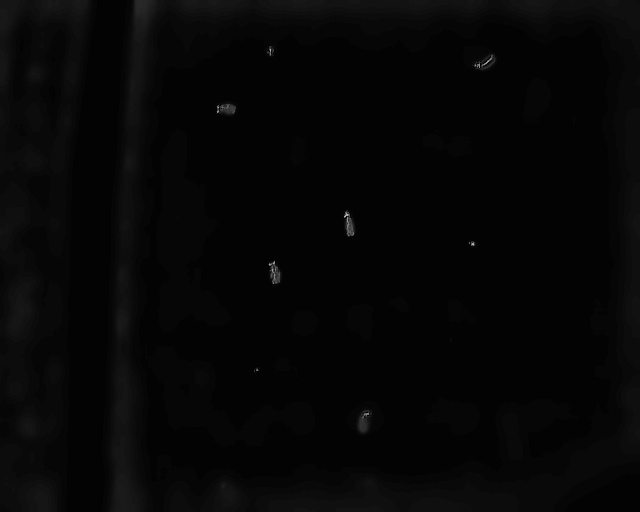
#> input picture dataset/images/enhanced/DJI_20240125160538_0008_T.JPG, 640 x 512 px, found by its file name
$ jupyter execute image-enhancing.ipynb
#> lines starting #> are read from the running program, lines starting #| are printed output that depends on the picture
# Image Preprocessing for Sheep Detection
This notebook processes thermal or infrared images to make sheep more visible through various enhancement techniques.

[cell 1]
import cv2
import numpy as np
import matplotlib.pyplot as plt

### Load Image and Convert to Grayscale

[cell 2]
# Load the image

def load_image(path: str) -> np.ndarray:
    image = cv2.imread(path)
#> image is the input picture: shape (512, 640, 3); min 0, max 182, mean 6
    return cv2.cvtColor(image, cv2.COLOR_BGR2GRAY)

# Display original grayscale image
gray = load_image('../dataset/images/DJI_20240125160538_0008_T.JPG')
plt.imshow(gray, cmap='gray')
plt.title('Original Grayscale Image')
plt.axis('off')
plt.show()

### Vignette Correction

The orinal image are more clear in the center than the outside, this likely caused by the camera lens. This is called a vignette.
To remove uneven lighting or dark corners (vignetting), we blur the image to estimate the background and subtract it from the original.

[cell 3]
def remove_vignette(img: np.ndarray) -> np.ndarray:
    background = cv2.GaussianBlur(img, (201, 201), 0)
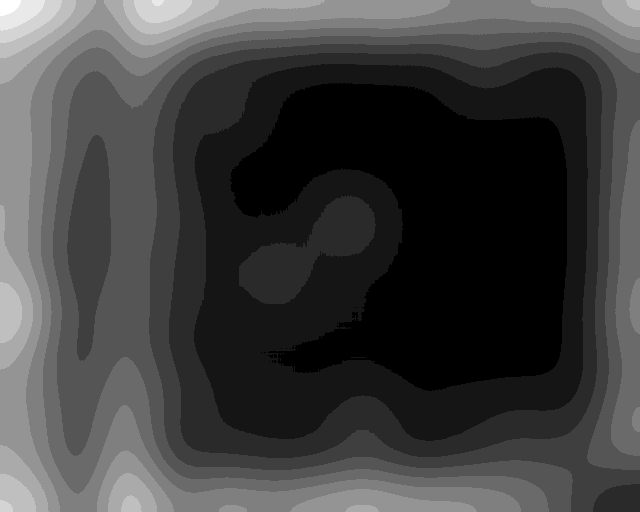
#> background: shape (512, 640); min 3, max 15, mean 6; drawn with min black and max white
    corrected = cv2.subtract(img, background)
    return cv2.normalize(corrected, None, 0, 255, cv2.NORM_MINMAX)


corrected_image = remove_vignette(gray)
plt.imshow(corrected_image, cmap='gray')
plt.title('After Vignette Correction')
plt.axis('off')
plt.show()

As you can see the images are now mutch more clear.

### Denoising

The image can still have some noise this can be caused my removing the vignette so first we need to do a correction.

[cell 4]
def denoise_image(img: np.ndarray) -> np.ndarray:
    return cv2.fastNlMeansDenoising(img, h=10)

denoised = denoise_image(corrected_image)
plt.imshow(denoised, cmap='gray')
plt.title('After Denoising')
plt.axis('off')
plt.show()

### CLAHE (Contrast Limited Adaptive Histogram Equalization)
To boost local contrast and make subtle features (like small sheep blobs) more visible without overexposing the image.

[cell 5]
def apply_clahe(img: np.ndarray) -> np.ndarray:
    clahe = cv2.createCLAHE(clipLimit=2.0, tileGridSize=(8, 8))
    return clahe.apply(denoised)


clahe_img = apply_clahe(denoised)
plt.imshow(clahe_img, cmap='gray')
plt.title('Final Enhanced (CLAHE)')
plt.axis('off')
plt.show()


$ run again, with dataset/images/enhanced/DJI_20240125160524_0001_T.JPG copied over dataset/images/enhanced/DJI_20240125160538_0008_T.JPG
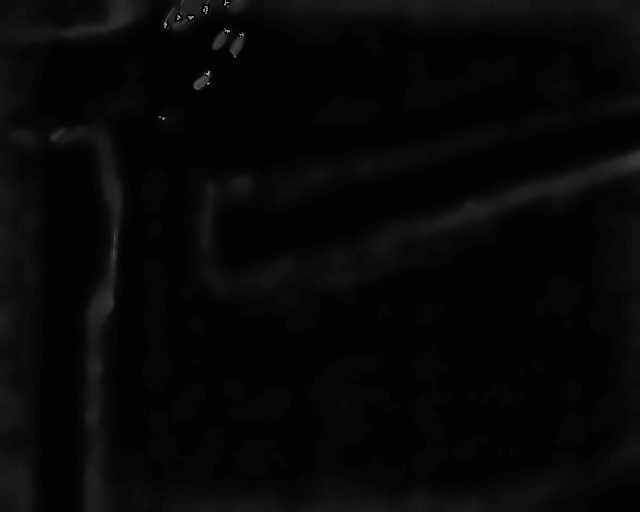
#> input picture dataset/images/enhanced/DJI_20240125160524_0001_T.JPG, 640 x 512 px, found by its file name
#> in load_image, image is the input picture: shape (512, 640, 3); min 0, max 176, mean 7.2
#> in remove_vignette, `background = cv2.GaussianBlur(img, (201, 201), 0)`:
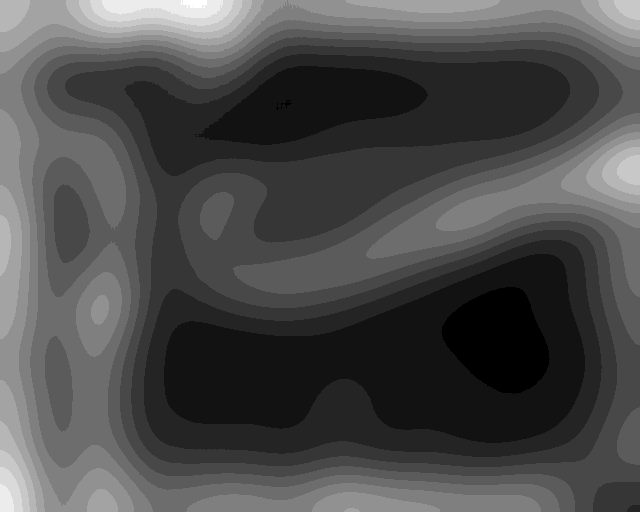
#> background: shape (512, 640); min 3, max 17, mean 7.17; drawn with min black and max white
#> in apply_clahe, `return clahe.apply(denoised)`:
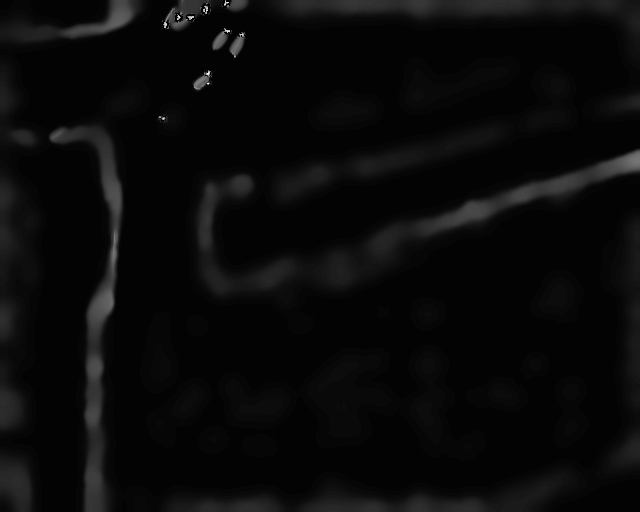
#> returned value: shape (512, 640); min 3, max 255, mean 9.7

$ run again, with dataset/images/enhanced/DJI_20240125160526_0002_T.JPG copied over dataset/images/enhanced/DJI_20240125160538_0008_T.JPG
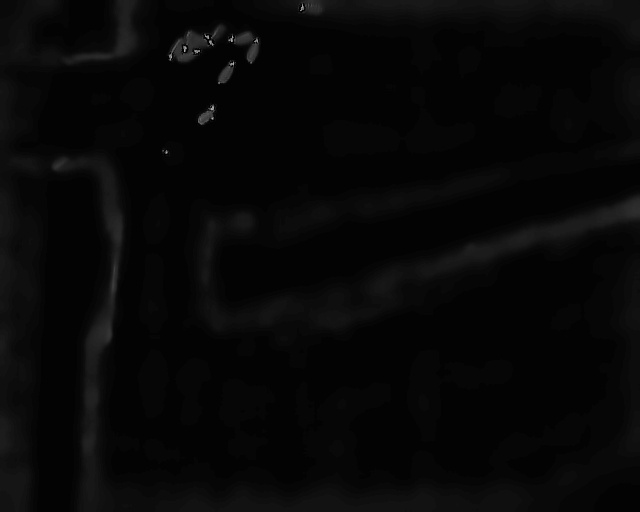
#> input picture dataset/images/enhanced/DJI_20240125160526_0002_T.JPG, 640 x 512 px, found by its file name
#> in load_image, image is the input picture: shape (512, 640, 3); min 0, max 176, mean 7.2
#> in remove_vignette, `background = cv2.GaussianBlur(img, (201, 201), 0)`:
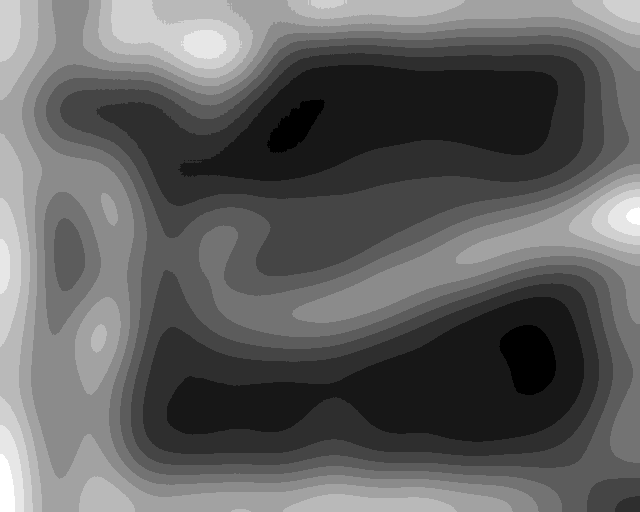
#> background: shape (512, 640); min 3, max 14, mean 7.15; drawn with min black and max white
#> in apply_clahe, `return clahe.apply(denoised)`:
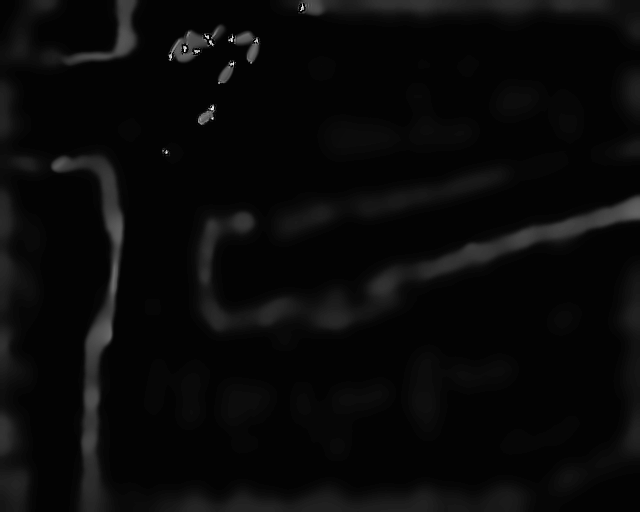
#> returned value: shape (512, 640); min 3, max 255, mean 9.2

$ run again, with dataset/images/enhanced/DJI_20240125160530_0004_T.JPG copied over dataset/images/enhanced/DJI_20240125160538_0008_T.JPG
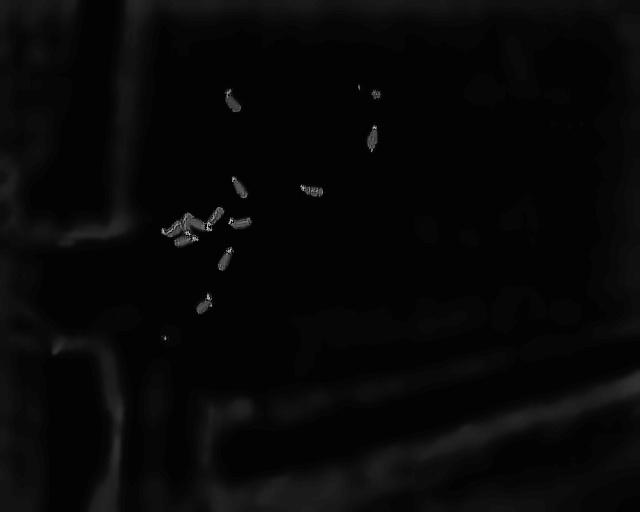
#> input picture dataset/images/enhanced/DJI_20240125160530_0004_T.JPG, 640 x 512 px, found by its file name
#> in load_image, image is the input picture: shape (512, 640, 3); min 0, max 192, mean 7.4
#> in remove_vignette, `background = cv2.GaussianBlur(img, (201, 201), 0)`:
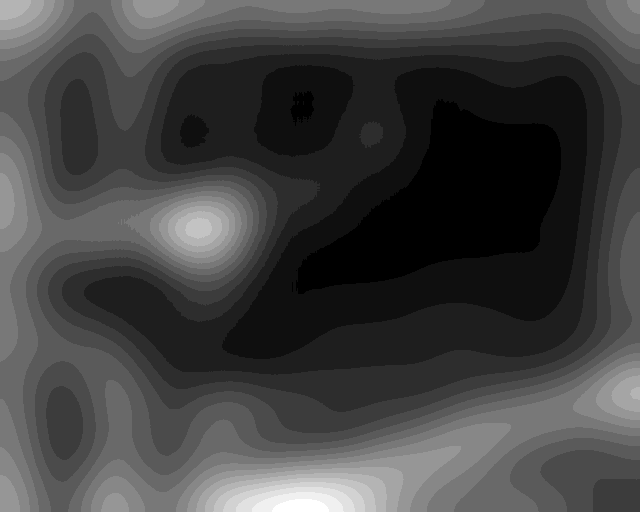
#> background: shape (512, 640); min 3, max 20, mean 7.4; drawn with min black and max white
#> in apply_clahe, `return clahe.apply(denoised)`:
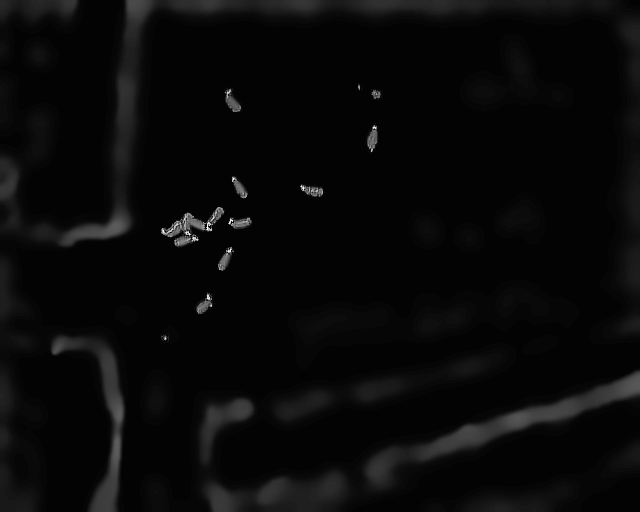
#> returned value: shape (512, 640); min 3, max 255, mean 9.1
